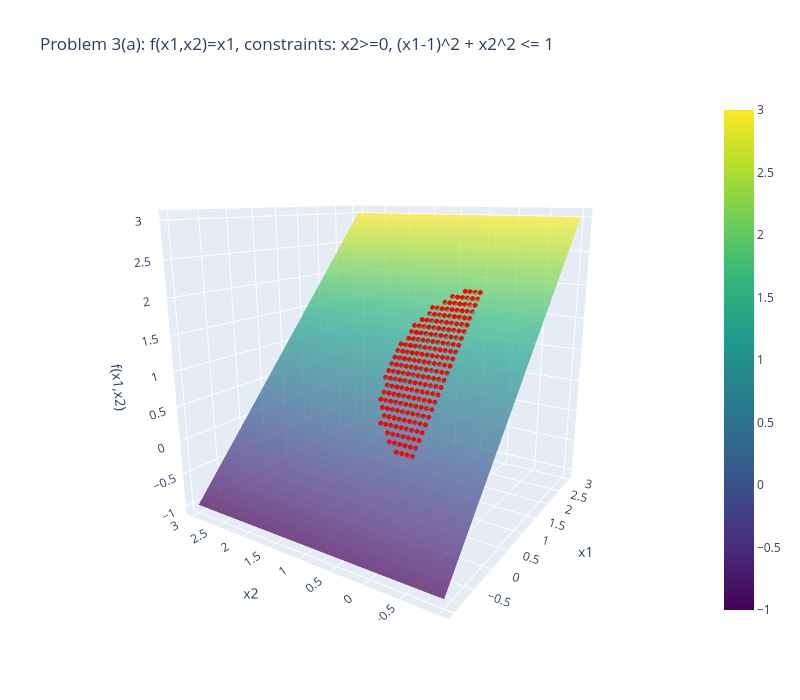

The notebook cell saved with this chart:
### Markdown cell above
## Problem 3(b)

**Objective**  
$f(x_1, x_2) \;=\; -0.1 (x_1 - 4)^2 \;+\; x_2^2$

**Constraint**  
$1 - x_1^2 - x_2^2 \;\le\; 0
\quad\Longrightarrow\quad
x_1^2 + x_2^2 \;\ge\; 1$

We will visualize the 3D surface and the feasible region \(\{(x_1,x_2): x_1^2 + x_2^2 \ge 1\}.\)

### Code cell
# --- Problem 3(a) ---
N = 50
x1_vals = np.linspace(-1, 3, N)
x2_vals = np.linspace(-1, 3, N)
x1_grid, x2_grid = np.meshgrid(x1_vals, x2_vals)

f3a = x1_grid  # objective is just x1

C1 = (x2_grid >= 0)
C2 = ((x1_grid - 1)**2 + x2_grid**2) <= 1

feasible_mask_3a = C1 & C2

plot_3d_surface_and_feasible(
    x1_grid, x2_grid, f3a, feasible_mask_3a,
    title="Problem 3(a): f(x1,x2)=x1, constraints: x2>=0, (x1-1)^2 + x2^2 <= 1",
    x1_name="x1", x2_name="x2", z_name="f(x1,x2)"
)

### Figure 1 — Plotly figure (JSON) as saved in the notebook; plotly's stock layout.template omitted (floating-point values rounded to 4 significant figures; data arrays with more than 128 entries replaced by an {"elided": "..."} marker saying what was removed)
{"data": [{"colorscale": [[0, "#440154"], [0.1111, "#482878"], [0.2222, "#3e4989"], [0.3333, "#31688e"], [0.4444, "#26828e"], [0.5556, "#1f9e89"], [0.6667, "#35b779"], [0.7778, "#6ece58"], [0.8889, "#b5de2b"], [1, "#fde725"]], "name": "f(x1,x2)", "opacity": 0.7, "showscale": true, "type": "surface", "x": {"elided": "50x50 float values"}, "y": {"elided": "50x50 float values"}, "z": {"elided": "50x50 float values"}}, {"marker": {"color": "red", "size": 3}, "mode": "markers", "name": "Feasible Points", "type": "scatter3d", "x": {"elided": "228 float values"}, "y": {"elided": "228 float values"}, "z": {"elided": "228 float values"}}], "layout": {"height": 700, "scene": {"aspectmode": "auto", "aspectratio": {"x": 1, "y": 1, "z": 1}, "camera": {"center": {"x": 0, "y": 0, "z": 0}, "eye": {"x": -1.734, "y": -1.128, "z": 0.5444}, "projection": {"type": "perspective"}, "up": {"x": 0, "y": 0, "z": 1}}, "xaxis": {"title": {"text": "x1"}, "type": "linear"}, "yaxis": {"title": {"text": "x2"}, "type": "linear"}, "zaxis": {"title": {"text": "f(x1,x2)"}, "type": "linear"}}, "title": {"text": "Problem 3(a): f(x1,x2)=x1, constraints: x2>=0, (x1-1)^2 + x2^2 <= 1"}, "width": 800}}
